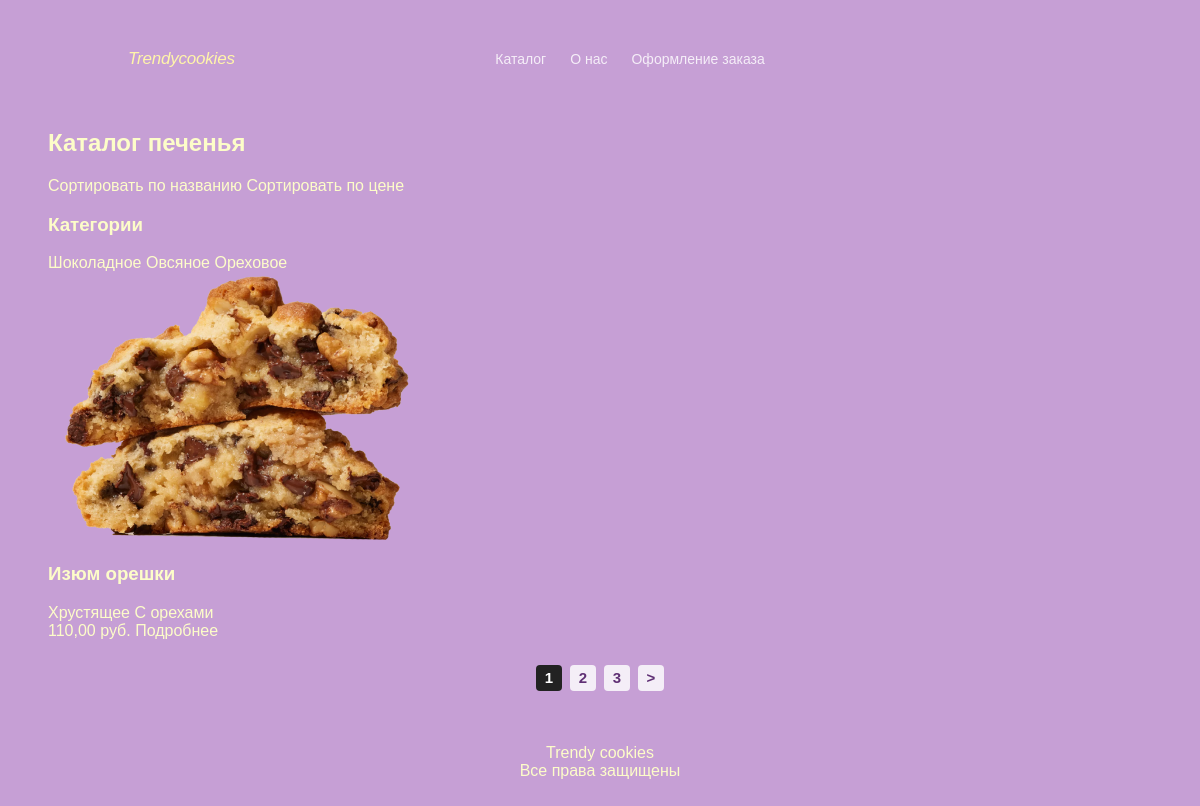
The app's page /catalog/, older data.
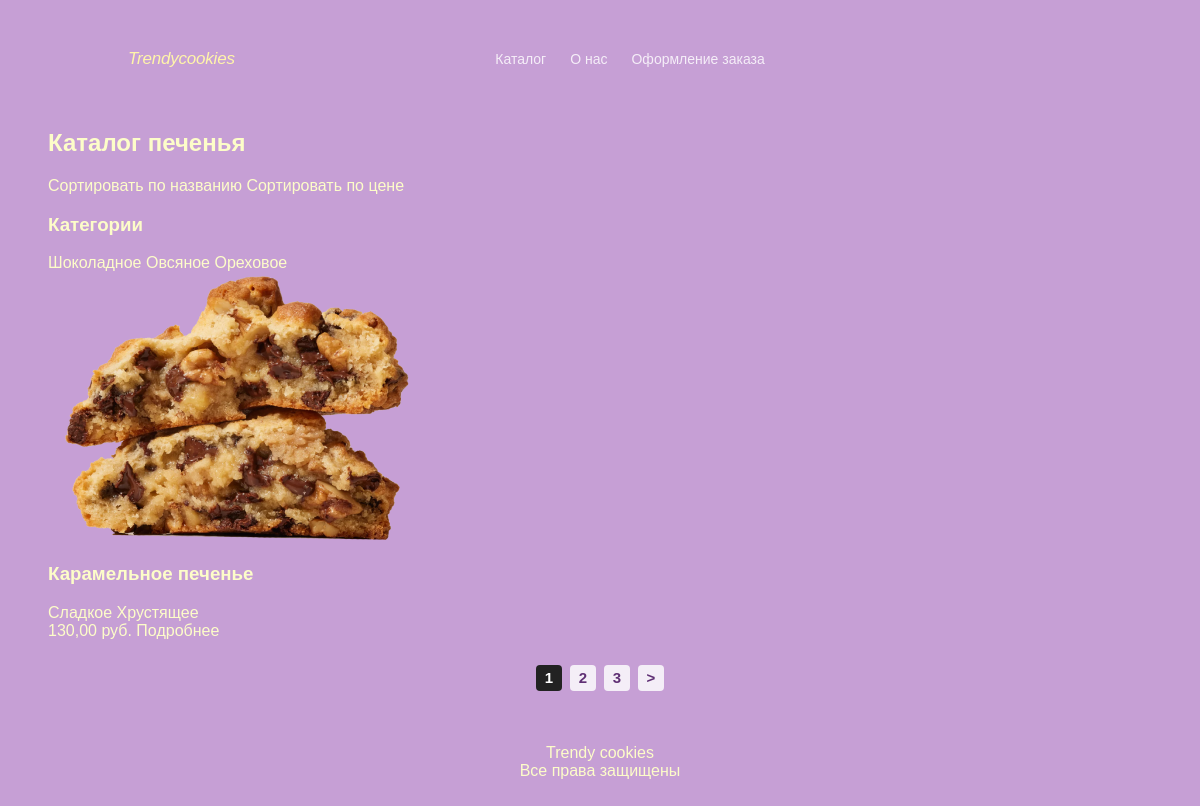
The same page, newer data.
### shop/models.py (models this page shows, shortened)
class Category(models.Model):
    name = models.CharField(max_length=100, db_index=True)
    slug = models.SlugField(max_length=255, unique=True, db_index=True)
    class Meta:
        verbose_name = 'Категория'
        verbose_name_plural = 'Категории'

class Cookie(models.Model):
    name = models.CharField(max_length=255)
    slug = models.SlugField(max_length=255, unique=True)
    description = models.TextField(blank=True)
    price = models.DecimalField(max_digits=8, decimal_places=2)
    time_create = models.DateTimeField(auto_now_add=True)
    time_update = models.DateTimeField(auto_now=True)
    status = models.IntegerField(default=1)
    category = models.ForeignKey(
        Category,
        on_delete=models.PROTECT,
        related_name='cookies',
        null=True,
        blank=True
    )
    tags = models.ManyToManyField(
        Tag,
        blank=True,
        related_name='cookies'
    )
    photo = models.ImageField(
        upload_to='photos/%Y/%m/%d/',
        blank=True,
        null=True,
        verbose_name='Фото'
    )
    class Meta:
        verbose_name = 'Печенье'
        verbose_name_plural = 'Печенье'

class Tag(models.Model):
    name = models.CharField(max_length=100, db_index=True)
    slug = models.SlugField(max_length=255, unique=True, db_index=True)
    def get_absolute_url(self):
        return reverse('tag', kwargs={'tag_slug': self.slug})
    class Meta:
        verbose_name = 'Тег'
        verbose_name_plural = 'Теги'

### shop/views.py (the view)
# urls.py: path('catalog/', views.CookieCatalog.as_view(), name='catalog'),
class CookieCatalog(DataMixin, ListView):
    model = Cookie
    template_name = 'shop/catalog.html'
    context_object_name = 'cookies'
    title_page = 'Каталог печенья'
    def get_queryset(self):
        sort = self.request.GET.get('sort')
        cookies = Cookie.objects.filter(status=1).select_related(
            'category'
        ).prefetch_related('tags')
        if sort == 'name':
            cookies = cookies.order_by('name')
        elif sort == 'price':
            cookies = cookies.order_by('price')
        else:
            cookies = cookies.order_by('-time_create')
        return cookies
    def get_context_data(self, **kwargs):
        context = super().get_context_data(**kwargs)
        context['cats'] = Category.objects.all()
        return self.get_mixin_context(context)

### shop/utils.py (called while the page is built)
    def get_mixin_context(self, context, **kwargs):
        if self.title_page:
            context['title'] = self.title_page
        context.update(kwargs)
        return context

### shop/templates/shop/catalog.html (shortened to what this page needs)
{% extends 'base.html' %}
{% load static %}
{% block content %}
  <section class="inner-page">
    <div class="container">
      <h1>Каталог печенья</h1>
      <div class="sort-links">
        <a href="{% url 'catalog' %}?sort=name">Сортировать по названию</a>
        <a href="{% url 'catalog' %}?sort=price">Сортировать по цене</a>
      </div>
      <div class="categories">
        <h3>Категории</h3>
        {% for cat in cats %}
          <a href="{% url 'category' cat.id %}">{{ cat.name }}</a>
        {% endfor %}
      </div>
      <div class="cards">
        {% for item in cookies %}
          <div class="card">
            {% if item.photo %}
              <img src="{{ item.photo.url }}" alt="{{ item.name }}" />
            {% else %}
              <img src="{% static 'shop/images/cookie1.png' %}" alt="{{ item.name }}" />
            {% endif %}
            <h3>{{ item.name }}</h3>
            <div class="card-tags">
              {% for tag in item.tags.all %}
                <a href="{{ tag.get_absolute_url }}">{{ tag.name }}</a>
              {% endfor %}
            </div>
            <div class="card-bottom">
              <span>{{ item.price }} руб.</span>
              <a href="{% url 'cookie_detail' item.slug %}">Подробнее</a>
            </div>
          </div>
        {% endfor %}
      </div>
      {% if page_obj.has_other_pages %}
        <nav class="pagination">
          {% for p in paginator.page_range %}
            {% if page_obj.number == p %}
              <span class="page-link page-current">{{ p }}</span>
            {% elif p >= page_obj.number|add:'-2' and p <= page_obj.number|add:'2' %}
              <a class="page-link" href="?page={{ p }}">{{ p }}</a>
            {% endif %}
          {% endfor %}
          {% if page_obj.has_next %}
            <a class="page-link" href="?page={{ page_obj.next_page_number }}">&gt;</a>
          {% endif %}
        </nav>
      {% endif %}
    </div>
  </section>
{% endblock %}

Row changes from the older to the newer data that the page shows:
removed Cookie: name "Изюм орешки", price "110,00", Tag (name "Хрустящее")
no longer on this page (row unchanged): Tag: name "С орехами", shown under "Изюм орешки"
added Cookie: name "Карамельное печенье", price "130,00", Tag (name "Хрустящее")
now on this page (row unchanged): Tag: name "Сладкое", shown under "Карамельное печенье"
